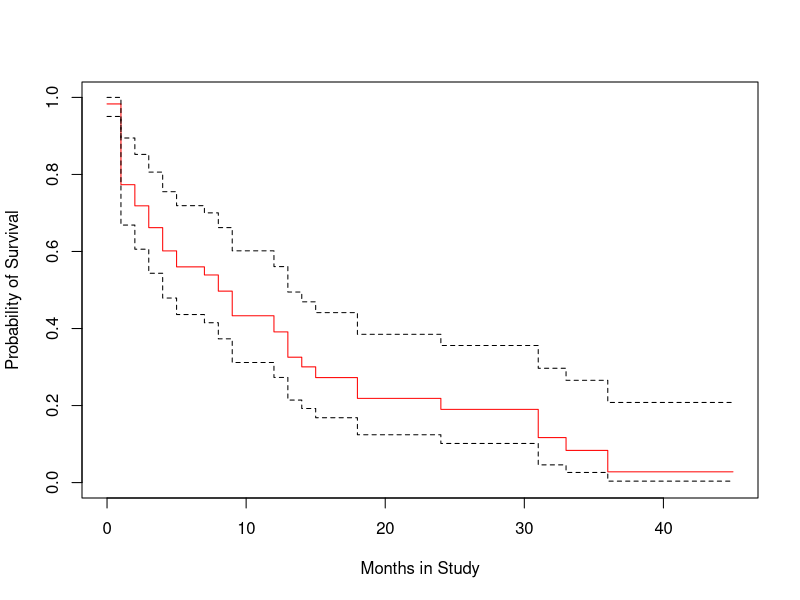
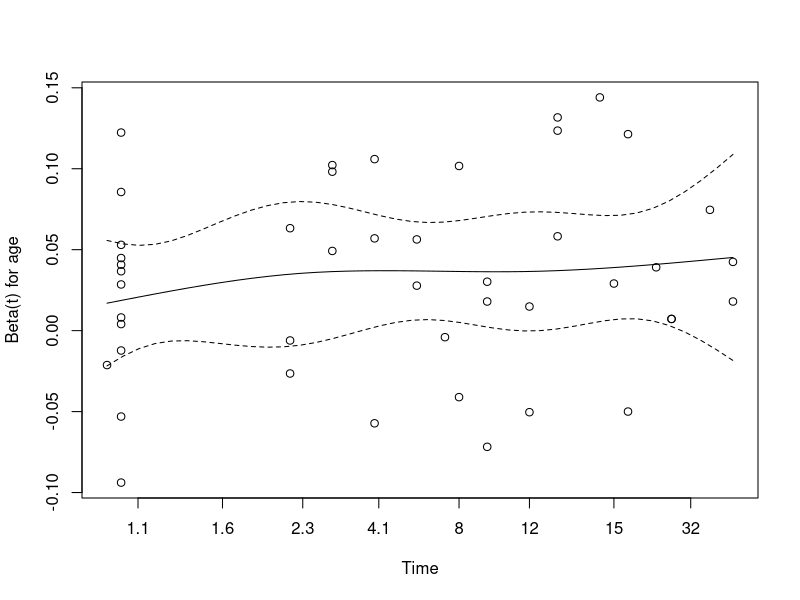

Generate these figures, in order, with R: (Note: this script raises an error after producing the figures.)
## ---- chunk 1
#| warning: false
#| message: false

knitr::opts_chunk$set(comment = NA)

library(broom)
library(survival) 
library(survminer)
library(rms)
library(tidyverse) 

theme_set(theme_bw())
## ---- chunk 2
leukem <- read_csv("data/leukem.csv", show_col_types = FALSE) 
## ---- chunk 3
leukem
## ---- chunk 4
glimpse(leukem)
## ---- chunk 5
stime <- Surv(leukem$months, leukem$alive == 0)
stime
## ---- chunk 6
modA <- coxph(Surv(months, alive==0) ~ age, 
              data=leukem, model=TRUE)

summary(modA)

glance(modA) %>%
    select(r.squared, r.squared.max, 
           concordance, std.error.concordance)
## ---- chunk 7
anova(modA)
## ---- chunk 8
plot(survfit(modA), ylab="Probability of Survival",
     xlab="Months in Study", col=c("red", "black", "black"))
## ---- chunk 9
cox.zph(modA)
## ---- chunk 10
plot(cox.zph(modA))
## ---- chunk 11
units(leukem$months) <- "month"
d <- datadist(leukem)
options(datadist="d")
modA_cph <- cph(Surv(months, alive==0) ~ age, data=leukem, 
              x=TRUE, y=TRUE, surv=TRUE, time.inc=12)
## ---- chunk 12
modA_cph
exp(coef(modA_cph)) # hazard ratio estimate
exp(confint(modA_cph)) # hazard ratio 95% CI
## ---- chunk 13
ggplot(Predict(modA_cph, age))
## ---- chunk 14
survplot(modA_cph, age=median(leukem$age), conf.int=.95, 
         col='blue', time.inc=12, n.risk=TRUE,
         conf='bands', type="kaplan-meier", 
         xlab="Study Survival Time in Months")
## ---- chunk 15
survplot(modA_cph, levels.only=TRUE, time.inc=12, 
         type="kaplan-meier", 
         xlab="Study Survival Time in Months")
## ---- chunk 16
anova(modA_cph)
## ---- chunk 17
summary(modA_cph)
plot(summary(modA_cph))
## ---- chunk 18
set.seed(432410); validate(modA_cph)
## ---- chunk 19
plot(residuals(modA_cph, type="dfbeta", 
               collapse = leukem$id) ~ 
       leukem$id, main="Index Plot of DFBETA for Age", 
     type="h", ylab="DFBETA in modelA_cph")
which.max(residuals(modA_cph, type="dfbeta"))
which.min(residuals(modA_cph, type="dfbeta"))
## ---- chunk 20
cox.zph(modA_cph)
plot(cox.zph(modA_cph))
## ---- chunk 21
modB <- coxph(Surv(months, alive==0) ~ 
          age + pblasts + pinf + plab + maxtemp, data=leukem)
modB

tidy(modB, exponentiate = TRUE, conf.int = TRUE, conf.level = 0.95) |>
  select(term, estimate, conf.low, conf.high)
## ---- chunk 22
plot(survfit(modB), ylab="Probability of Survival", 
     xlab="Months in Study", col=c("red", "black", "black"))
## ---- chunk 23
cox.zph(modB, transform="km", global=TRUE)
## ---- chunk 24
ggcoxzph(cox.zph(modB))
## ---- chunk 25
rms::vif(modB)
## ---- chunk 26
stats::step(modB)
## ---- chunk 27
modB2 <- coxph(Surv(months, alive==0) ~ age + pinf + plab, data=leukem)
summary(modB2)
## ---- chunk 28
plot(survfit(modB2), ylab="Probability of Survival", xlab="Months in Study", 
     col=c("red", "black", "black"))
## ---- chunk 29
cox.zph(modB2, transform="km", global=TRUE)

ggcoxzph(cox.zph(modB2))
## ---- chunk 30
plot(spearman2(months ~ age + pblasts + pinf + plab + maxtemp, data=leukem))
## ---- chunk 31
# still have datadist set up for leukem
modC <- cph(Surv(months, alive==0) ~ rcs(age, 3) + plab + maxtemp, 
            data=leukem, x=TRUE, y=TRUE, surv=TRUE, time.inc=12)
modC
## ---- chunk 32
anova(modC)
## ---- chunk 33
summary(modC)
plot(summary(modC))
## ---- chunk 34
exp(coef(modC))
exp(confint(modC))
## ---- chunk 35
ggplot(Predict(modC, age))
## ---- chunk 36
survplot(modC, age=median(leukem$age), conf.int=0.95, col="blue", 
         time.inc=12, n.risk=TRUE, conf='bands',
         xlab="Study Time in Months")
## ---- chunk 37
cox.zph(modC, transform="km", global=TRUE)

ggcoxzph(cox.zph(modC))
## ---- chunk 38
sv <- Survival(modC)
surv12 <- function(x) sv(12, lp=x)
surv24 <- function(x) sv(24, lp=x)

plot(nomogram(modC, fun=list(surv12, surv24), 
              funlabel=c('12-month survival', '24-month survival')))
## ---- chunk 39
set.seed(43234); validate(modC, B=100)
## ---- chunk 40
set.seed(43233); plot(rms::calibrate(modC, B = 10, u = 12))
